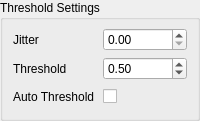
             <widget class="QWidget" name="pageTHR">
              <property name="sizePolicy">
               <sizepolicy hsizetype="Preferred" vsizetype="Minimum">
                <horstretch>0</horstretch>
                <verstretch>0</verstretch>
               </sizepolicy>
              </property>
              <property name="minimumSize">
               <size>
                <width>0</width>
                <height>116</height>
               </size>
              </property>
              <layout class="QGridLayout" name="gridLayout_16">
               <property name="leftMargin">
                <number>0</number>
               </property>
               <property name="topMargin">
                <number>0</number>
               </property>
               <property name="rightMargin">
                <number>0</number>
               </property>
               <property name="bottomMargin">
                <number>0</number>
               </property>
               <property name="spacing">
                <number>0</number>
               </property>
               <item row="0" column="0">
                <widget class="QGroupBox" name="THR_groupBox">
                 <property name="title">
                  <string>Threshold Settings</string>
                 </property>
                 <layout class="QGridLayout" name="gridLayout_7">
                  <property name="leftMargin">
                   <number>10</number>
                  </property>
                  <property name="topMargin">
                   <number>8</number>
                  </property>
                  <property name="rightMargin">
                   <number>10</number>
                  </property>
                  <property name="bottomMargin">
                   <number>10</number>
                  </property>
                  <item row="2" column="1">
                   <widget class="QCheckBox" name="THR_autoThreshold">
                    <property name="focusPolicy">
                     <enum>Qt::FocusPolicy::NoFocus</enum>
                    </property>
                    <property name="toolTip">
                     <string>automatically determine threshold based on average brightness</string>
                    </property>
                    <property name="text">
                     <string/>
                    </property>
                   </widget>
                  </item>
                  <item row="1" column="0">
                   <widget class="QLabel" name="label_16">
                    <property name="text">
                     <string>Threshold</string>
                    </property>
                   </widget>
                  </item>
                  <item row="1" column="1">
                   <widget class="QDoubleSpinBox" name="THR_threshold">
                    <property name="toolTip">
                     <string>brightness threshold when to dither a pixel black or white</string>
                    </property>
                    <property name="keyboardTracking">
                     <bool>false</bool>
                    </property>
                    <property name="maximum">
                     <double>1.000000000000000</double>
                    </property>
                    <property name="singleStep">
                     <double>0.050000000000000</double>
                    </property>
                    <property name="value">
                     <double>0.500000000000000</double>
                    </property>
                   </widget>
                  </item>
                  <item row="0" column="0">
                   <widget class="QLabel" name="label_15">
                    <property name="text">
                     <string>Jitter</string>
                    </property>
                   </widget>
                  </item>
                  <item row="2" column="0">
                   <widget class="QLabel" name="label_17">
                    <property name="minimumSize">
                     <size>
                      <width>0</width>
                      <height>22</height>
                     </size>
                    </property>
                    <property name="text">
                     <string>Auto Threshold</string>
                    </property>
                   </widget>
                  </item>
                  <item row="0" column="1">
                   <widget class="QDoubleSpinBox" name="THR_jitter">
                    <property name="toolTip">
                     <string>introduces randomness into the dithering</string>
                    </property>
                    <property name="keyboardTracking">
                     <bool>false</bool>
                    </property>
                    <property name="maximum">
                     <double>1.000000000000000</double>
                    </property>
                    <property name="singleStep">
                     <double>0.050000000000000</double>
                    </property>
                   </widget>
                  </item>
                 </layout>
                </widget>
               </item>
              </layout>
             </widget>
